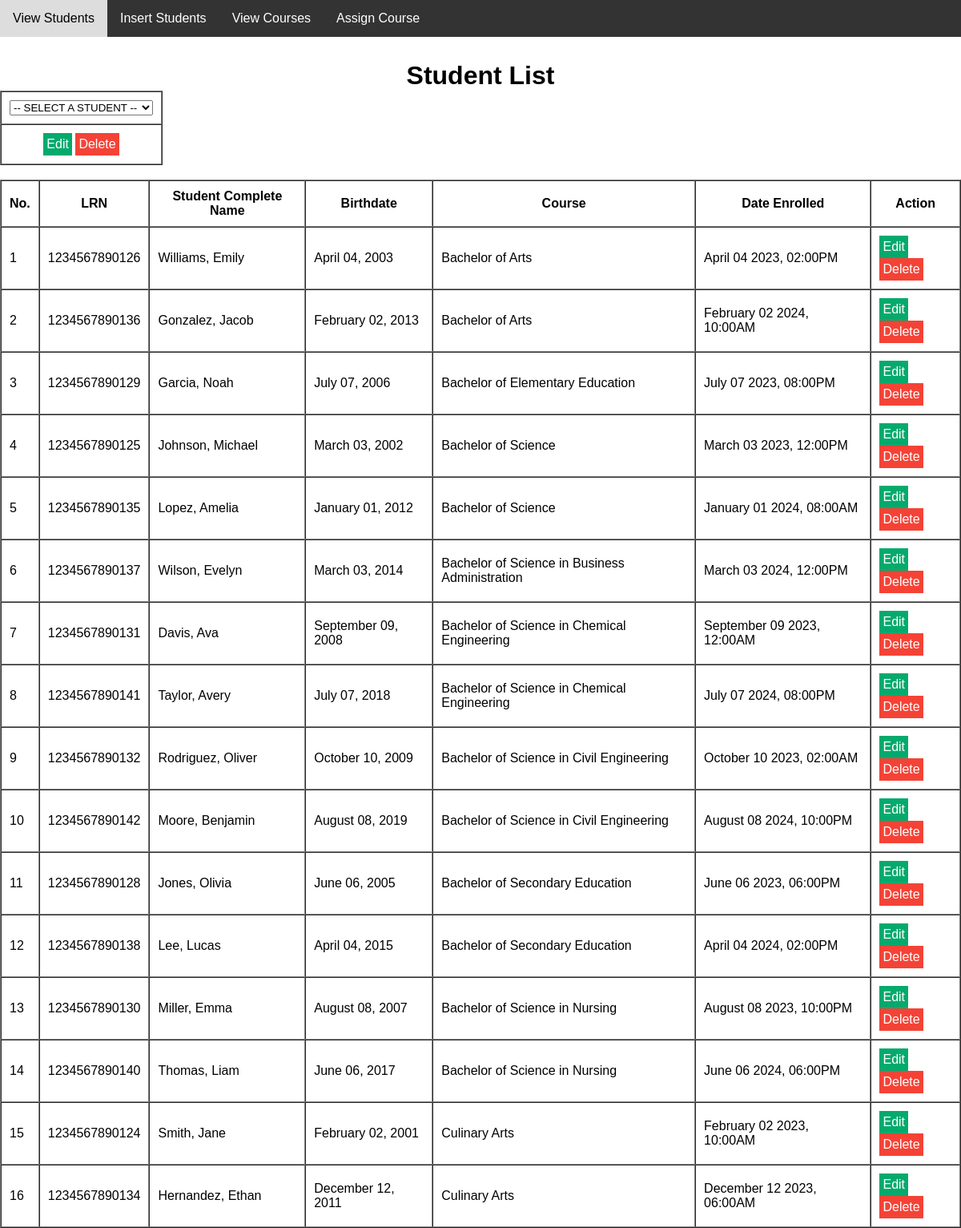
The app's page /htdocs/project_IT2/student_list.php with its own data.
### tables this page shows
CREATE TABLE `students_courses` (
  `students_courses_id` int(11) NOT NULL,
  `lrn` bigint(20) NOT NULL,
  `course_code` varchar(40) NOT NULL,
  `date_enrolled` datetime DEFAULT NULL
);

CREATE TABLE `students` (
  `lrn` bigint(20) NOT NULL,
  `lastname` varchar(40) NOT NULL,
  `firstname` varchar(100) NOT NULL,
  `middlename` varchar(100) DEFAULT NULL,
  `extension_name` varchar(100) DEFAULT NULL,
  `birthdate` date NOT NULL,
  `filepath` varchar(255) DEFAULT NULL,
  `uploaded_on` timestamp NOT NULL DEFAULT CURRENT_TIMESTAMP
);

CREATE TABLE `courses` (
  `course_code` varchar(40) NOT NULL,
  `description` varchar(100) DEFAULT NULL
);

### htdocs/project_IT2/student_list.php (the view, shortened to what this page needs)
<body>
    <?php
    include("header.php");
    include("menu.php");
    ?>
    <h1> Student List </h1>
    <table border="1" align="center" cellspacing="0" cellpadding="5">
        <form method="post">
            <tr>
                <th>
                    <select name="student_lrn">
                        <option value=""> -- SELECT A STUDENT --</option>
                    </select>
                </th>
            </tr>
            <tr>
                <th>
                    <button type="submit" class="button green" name='process_edit'>Edit</button>
                    <button type="submit" class="button red" name='process_delete'>Delete</button>
                </th>
            </tr>
        </form>
    </table>
    <br>
    <table border="1" align="center" cellspacing="0" cellpadding="10">
        <tr>
            <th> No. </th>
            <th> LRN </th>
            <th> Student Complete Name </th>
            <th> Birthdate </th>
            <th> Course </th>
            <th> Date Enrolled </th>
            <th> Action </th>
        </tr>
        <?php
        $sql = "SELECT students.lrn, students.lastname, students.firstname, students.birthdate, courses.description AS course_description, students_courses.date_enrolled AS date_enrolled FROM students_courses
INNER JOIN students ON students_courses.lrn = students.lrn
INNER JOIN courses ON students_courses.course_code = courses.course_code;";
        $query = mysqli_query($conn, $sql);
        if (!$query) {
            echo "Error: " . $sql . "<br>" . mysqli_error($conn);
        } else {
            $i = 1;
            while ($result = mysqli_fetch_assoc($query)) {
                echo "<tr>";
                echo "<td>$i</td>";
                echo "<td>" . $result["lrn"] . "</td>";
                echo "<td>" . $result["lastname"] . ", " . $result['firstname'] . "</td>";
                echo "<td>" . date("F d, Y", strtotime($result["birthdate"])) . "</td>";
                echo "<td>" . $result['course_description'] . "</td>";
                echo "<td>" . date("F d Y, h:iA", strtotime($result['date_enrolled'])) . "</td>";
                echo "<td>";
                echo "<a href='edit_students.php?action=edit&lrn={$result['lrn']}' class='button green'>Edit</a> ";
                echo "<a href='student_list.php?action=delete&lrn={$result['lrn']}' class='button red'>Delete</a>";
                echo "</td>";
                echo "</tr>";
                $i++;
            }
        }
        ?>
    </table>
</body>
</html>

### htdocs/project_IT2/header.php (style rules this page uses)
* { margin: 0; padding: 0; font-family: Arial, sans-serif; }
.button { border: none; color: white; padding: 5px 4px; text-align: center; text-decoration: none; display: inline-block; font-size: 16px; }
.red { background-color: #f44336; }
.green { background-color: #04AA6D; }
h1 { margin-top: 30px; text-align: center; }
th, td { padding: 10px; }

### records on screen
students_courses: lrn.lrn "1234567890126", lrn.lastname "Williams", lrn.firstname "Emily", lrn.birthdate "April 04, 2003", course_code.description "Bachelor of Arts", date_enrolled "April 04 2023, 02:00PM"
students_courses: lrn.lrn "1234567890136", lrn.lastname "Gonzalez", lrn.firstname "Jacob", lrn.birthdate "February 02, 2013", course_code.description "Bachelor of Arts", date_enrolled "February 02 2024, 10:00AM"
students_courses: lrn.lrn "1234567890129", lrn.lastname "Garcia", lrn.firstname "Noah", lrn.birthdate "July 07, 2006", course_code.description "Bachelor of Elementary Education", date_enrolled "July 07 2023, 08:00PM"
students_courses: lrn.lrn "1234567890125", lrn.lastname "Johnson", lrn.firstname "Michael", lrn.birthdate "March 03, 2002", course_code.description "Bachelor of Science", date_enrolled "March 03 2023, 12:00PM"
students_courses: lrn.lrn "1234567890135", lrn.lastname "Lopez", lrn.firstname "Amelia", lrn.birthdate "January 01, 2012", course_code.description "Bachelor of Science", date_enrolled "January 01 2024, 08:00AM"
students_courses: lrn.lrn "1234567890137", lrn.lastname "Wilson", lrn.firstname "Evelyn", lrn.birthdate "March 03, 2014", course_code.description "Bachelor of Science in Business Administration", date_enrolled "March 03 2024, 12:00PM"
students_courses: lrn.lrn "1234567890131", lrn.lastname "Davis", lrn.firstname "Ava", lrn.birthdate "September 09, 2008", course_code.description "Bachelor of Science in Chemical Engineering", date_enrolled "September 09 2023, 12:00AM"
students_courses: lrn.lrn "1234567890141", lrn.lastname "Taylor", lrn.firstname "Avery", lrn.birthdate "July 07, 2018", course_code.description "Bachelor of Science in Chemical Engineering", date_enrolled "July 07 2024, 08:00PM"
students_courses: lrn.lrn "1234567890132", lrn.lastname "Rodriguez", lrn.firstname "Oliver", lrn.birthdate "October 10, 2009", course_code.description "Bachelor of Science in Civil Engineering", date_enrolled "October 10 2023, 02:00AM"
students_courses: lrn.lrn "1234567890142", lrn.lastname "Moore", lrn.firstname "Benjamin", lrn.birthdate "August 08, 2019", course_code.description "Bachelor of Science in Civil Engineering", date_enrolled "August 08 2024, 10:00PM"
students_courses: lrn.lrn "1234567890128", lrn.lastname "Jones", lrn.firstname "Olivia", lrn.birthdate "June 06, 2005", course_code.description "Bachelor of Secondary Education", date_enrolled "June 06 2023, 06:00PM"
students_courses: lrn.lrn "1234567890138", lrn.lastname "Lee", lrn.firstname "Lucas", lrn.birthdate "April 04, 2015", course_code.description "Bachelor of Secondary Education", date_enrolled "April 04 2024, 02:00PM"
students_courses: lrn.lrn "1234567890130", lrn.lastname "Miller", lrn.firstname "Emma", lrn.birthdate "August 08, 2007", course_code.description "Bachelor of Science in Nursing", date_enrolled "August 08 2023, 10:00PM"
students_courses: lrn.lrn "1234567890140", lrn.lastname "Thomas", lrn.firstname "Liam", lrn.birthdate "June 06, 2017", course_code.description "Bachelor of Science in Nursing", date_enrolled "June 06 2024, 06:00PM"
students_courses: lrn.lrn "1234567890124", lrn.lastname "Smith", lrn.firstname "Jane", lrn.birthdate "February 02, 2001", course_code.description "Culinary Arts", date_enrolled "February 02 2023, 10:00AM"
students_courses: lrn.lrn "1234567890134", lrn.lastname "Hernandez", lrn.firstname "Ethan", lrn.birthdate "December 12, 2011", course_code.description "Culinary Arts", date_enrolled "December 12 2023, 06:00AM"
